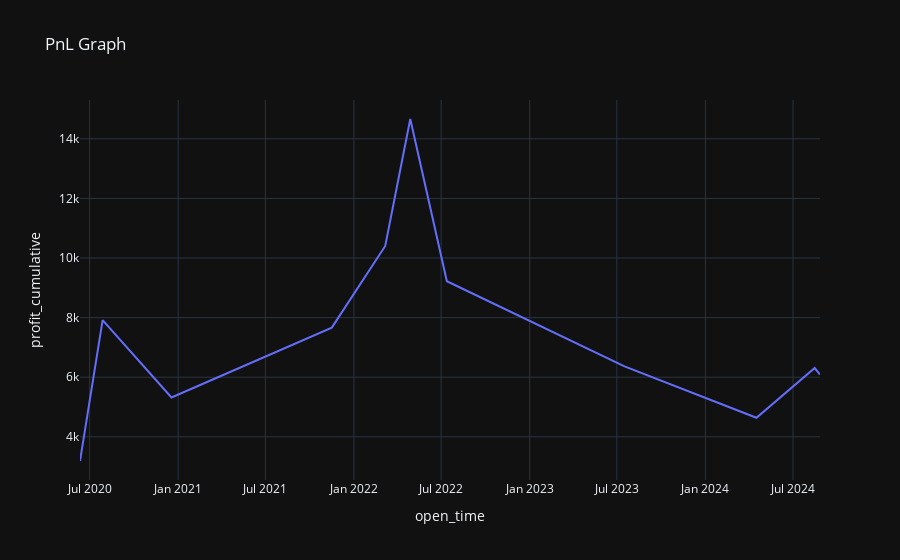

The cell this chart's notebook holds for it:
### Code cell
pnl_chart = bt.plot_pnl()
pnl_chart

### Figure 1 — Plotly figure (JSON) as saved in the notebook; plotly's stock layout.template omitted (floating-point values rounded to 4 significant figures)
{"data": [{"hovertemplate": "open_time=%{x}<br>profit_cumulative=%{y}<extra></extra>", "legendgroup": "", "line": {"color": "#636efa", "dash": "solid"}, "marker": {"symbol": "circle"}, "mode": "lines", "name": "", "orientation": "v", "showlegend": false, "x": ["2020-06-11T00:00:00", "2020-07-28T00:00:00", "2020-12-18T00:00:00", "2021-11-16T00:00:00", "2022-03-07T00:00:00", "2022-04-28T00:00:00", "2022-07-13T00:00:00", "2023-07-17T00:00:00", "2024-04-16T00:00:00", "2024-08-15T00:00:00", "2024-08-26T00:00:00"], "xaxis": "x", "y": [3188.0, 7915.0, 5319.0, 7663.0, 10400.0, 14660.0, 9222.0, 6361.0, 4639.0, 6309.0, 6088.0], "yaxis": "y", "type": "scatter"}], "layout": {"xaxis": {"anchor": "y", "domain": [0.0, 1.0], "title": {"text": "open_time"}}, "yaxis": {"anchor": "x", "domain": [0.0, 1.0], "title": {"text": "profit_cumulative"}}, "legend": {"tracegroupgap": 0}, "title": {"text": "PnL Graph"}}}
